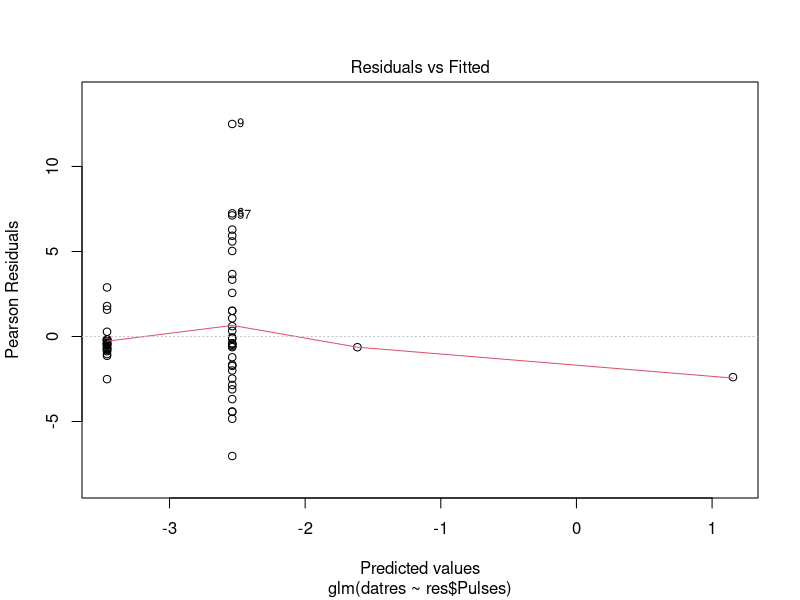
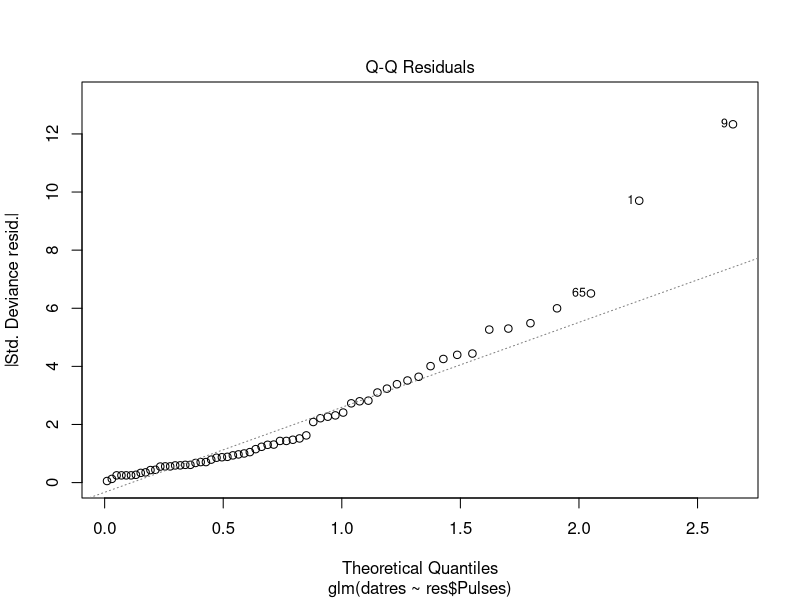
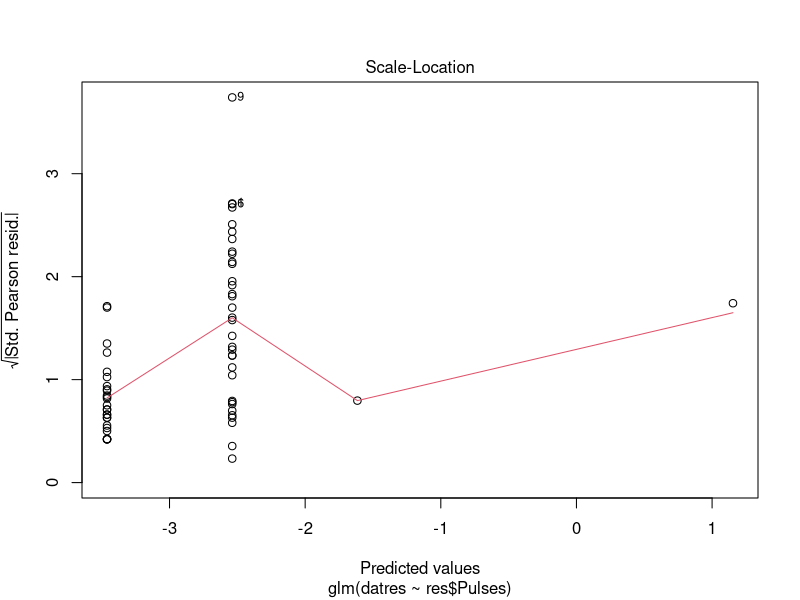
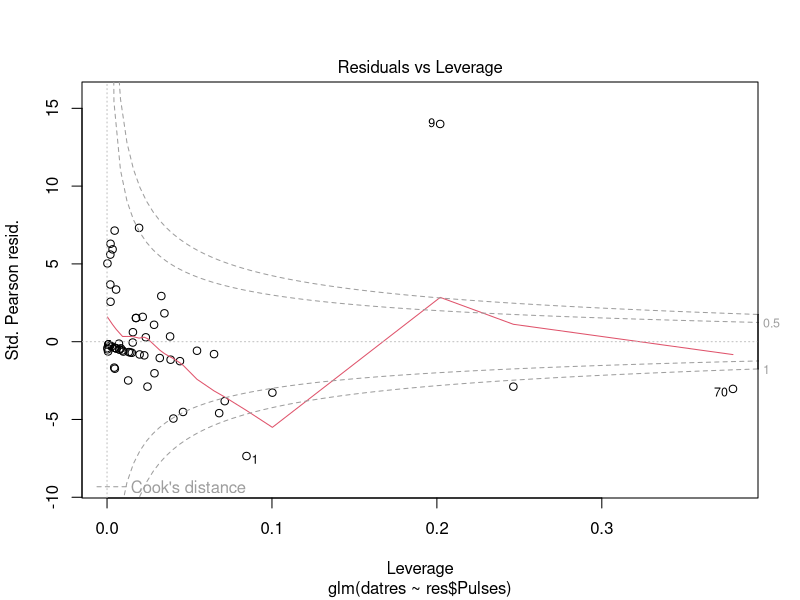
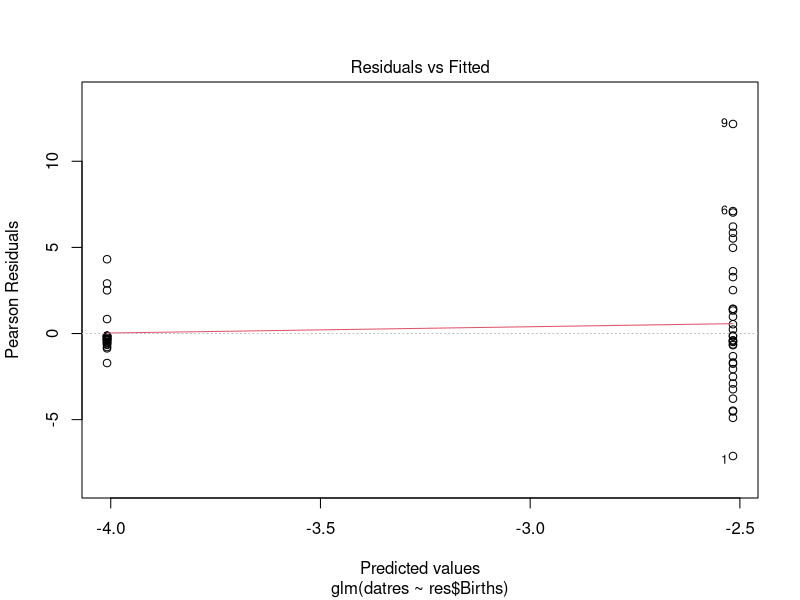
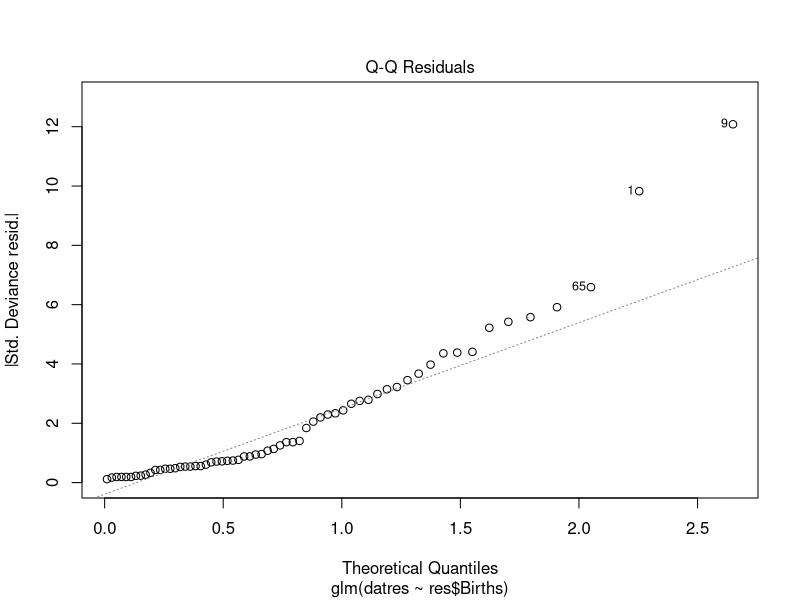
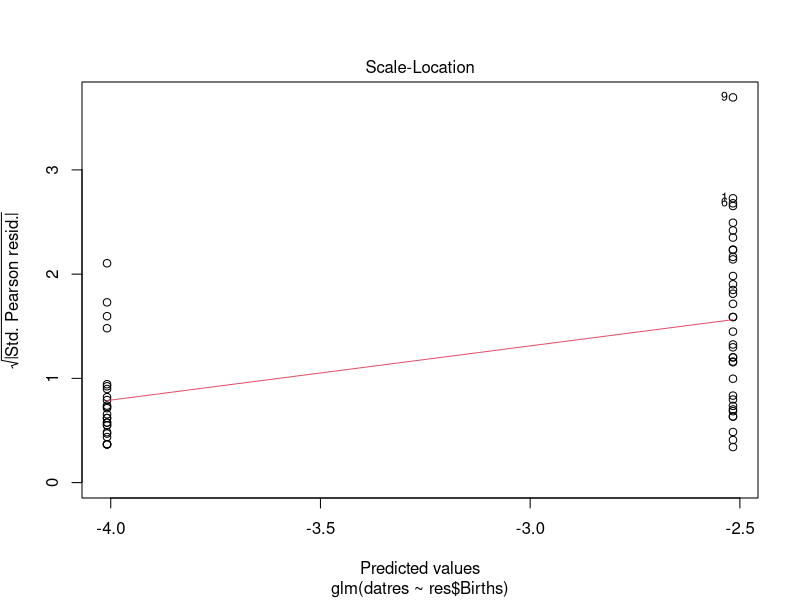
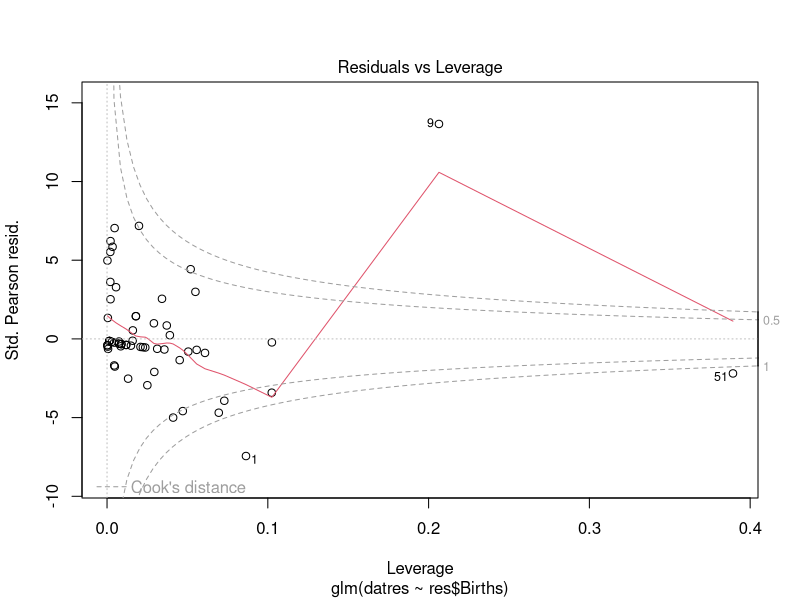

Write R code to recreate these figures, in order.
rm(list=ls())
getwd()

res<-read.csv("data.csv",header=T)

datres<-cbind(res$Positive,res$Negative)
model<-glm(datres~res$Pulses,binomial,na.action=na.omit)
model
summary(model)
plot(model)

model<-glm(datres~res$Births,binomial,na.action=na.omit)
model
summary(model)
plot(model)

###############################

sp<-function(x,y){
  sp<-x/y
}
sp<-res$Positive/res$Tested
res.new<-rbind(res$Positive,res$Tested,sp)
rownames(res.new)<-c("P","N","Sp")
res.new<-t(res.new)
class(res.new)

res.n<-res.new[c(-15),] 

res.u<-matrix(NA,ncol=70,nrow=2)
for (ii in 1:70){
  res.u[1,ii]<-binom.test(res.n[ii],res.n[ii+70])$conf.int[1]
  res.u[2,ii]<-binom.test(res.n[ii],res.n[ii+70])$conf.int[2]
}

res.u<-t(res.u)
res.all<-cbind(res.n,res.u)
dim(res.all)
colnames(res.all)<-c("P","N","Sp","L","U")

res.all<-as.data.frame(res.all)

## each sample get CIs

barplot(res.all$Sp,ylim=c(0,1))

####
library(gplots)
barplot2(res.all$Sp, plot.ci=TRUE, ci.l=res.all$L, ci.u=res.all$U,
         ylim=c(0,1))

## Add legends ##########

####
## select those with one birth pulse
single <- res[(!is.na(res$Births)) & res$Births==0,]
double <- res[(!is.na(res$Births)) & res$Births==1,]

single.sp<-single$Positive/single$Tested
single.res.new<-rbind(single$Positive,single$Tested,single.sp)
rownames(single.res.new)<-c("P","N","Sp")
single.res.new<-t(single.res.new)
class(single.res.new)
dim(single.res.new)
single.res.u<-matrix(NA,ncol=26,nrow=2)
for (ii in 1:26){
  single.res.u[1,ii]<-binom.test(single.res.new[ii],single.res.new[ii+26])$conf.int[1]
  single.res.u[2,ii]<-binom.test(single.res.new[ii],single.res.new[ii+26])$conf.int[2]
}

single.res.u<-t(single.res.u)
single.res.all<-cbind(single.res.new,single.res.u)
dim(single.res.all)
colnames(single.res.all)<-c("P","N","Sp","L","U")

single.res.all<-as.data.frame(single.res.all)

## each sample get CIs

barplot(single.res.all$Sp,ylim=c(0,1))

####
library(gplots)
barplot2(single.res.all$Sp, plot.ci=TRUE, ci.l=single.res.all$L, ci.u=single.res.all$U,
         ylim=c(0,1))

##
double.sp<-double$Positive/double$Tested
double.res.new<-rbind(double$Positive,double$Tested,double.sp)
rownames(double.res.new)<-c("P","N","Sp")
double.res.new<-t(double.res.new)
class(double.res.new)

## remove 2/0
double.res.n<-double.res.new[c(-9),] 
dim(double.res.n)
double.res.u<-matrix(NA,ncol=35,nrow=2)
for (ii in 1:35){
  double.res.u[1,ii]<-binom.test(double.res.n[ii],double.res.n[ii+35])$conf.int[1]
  double.res.u[2,ii]<-binom.test(double.res.n[ii],double.res.n[ii+35])$conf.int[2]
}

double.res.u<-t(double.res.u)
double.res.all<-cbind(double.res.n,double.res.u)
dim(double.res.all)
colnames(double.res.all)<-c("P","N","Sp","L","U")

double.res.all<-as.data.frame(double.res.all)

## each sample get CIs

barplot(double.res.all$Sp,ylim=c(0,1))

####
library(gplots)
barplot2(double.res.all$Sp, plot.ci=TRUE, ci.l=double.res.all$L, ci.u=double.res.all$U,
         ylim=c(0,1))

par(mfrow=c(1,2))
barplot2(double.res.all$Sp, plot.ci=TRUE, ci.l=double.res.all$L, ci.u=double.res.all$U,
         ylim=c(0,1),main="Double",ci.lty=2)

barplot2(single.res.all$Sp, plot.ci=TRUE, ci.l=single.res.all$L, ci.u=single.res.all$U,
         ylim=c(0,1),main="Single",ci.lty=2)

### check without repetition 
res<-read.csv("species.csv",header=T)
datres<-cbind(res$Positive,res$Negative)
#model<-glm(datres~res$Births,quasibinomial,na.action=na.omit)
#model
#summary(model)
#plot(model)
#model<-glm(datres~res$Births+res$Fruit.Bat,binomial,na.action=na.omit)
#summary(model)

model<-glm(datres~res$Births*res$Fruit.Bat,quasibinomial,na.action=na.omit)
summary(model)
model1<-update(model,~.-res$Births:res$Fruit.Bat)
anova(model,model1,test="F")
## interaction not significant
summary(model1)
model2<-update(model1,~.-res$Fruit.Bat)
anova(model1,model2,test="F")
summary(model2)
coef(model2)
1/(1+1/exp(coef(model2)[1]))
1/(1+1/exp(coef(model2)[1]+coef(model2)[2]))
res.t<-tapply(predict(model2,type="response"),na.omit(res$Births),mean)
res.t[2]/res.t[1]

## chi squared test
filo.positive<-c(587,12)
filo.total<-c(7857,673)
prop.test(filo.positive,filo.total)
filo.negative<-c(7270,661)
res.test<-cbind(filo.positive,filo.negative)
fisher.test(res.test)
chisq.test(res.test)

## test without R. aegypt
filo.positive<-c(215,12)
filo.total<-c(4559,673)
prop.test(filo.positive,filo.total)
filo.negative<-c(4344,661)
res.test<-cbind(filo.positive,filo.negative)
fisher.test(res.test)
chisq.test(res.test)


######

## fruit bat vs births
bres<-res[-c(8,18,48,51),]
birthtable<-table(bres$Births,bres$Fruit.Bat)
birthtable
fisher.test(birthtable)
###############################

sp<-function(x,y){
  sp<-x/y
}
sp<-res$Positive/res$Tested
res.new<-rbind(res$Positive,res$Tested,sp)
rownames(res.new)<-c("P","N","Sp")
res.new<-t(res.new)
class(res.new)

res.n<-res.new#[c(-2),] 
dim(res.n)
res.u<-matrix(NA,ncol=53,nrow=2)
for (ii in 1:53){
  res.u[1,ii]<-binom.test(res.n[ii],res.n[ii+53])$conf.int[1]
  res.u[2,ii]<-binom.test(res.n[ii],res.n[ii+53])$conf.int[2]
}

res.u<-t(res.u)
res.all<-cbind(res.n,res.u)
dim(res.all)
colnames(res.all)<-c("P","N","Sp","L","U")

res.all<-as.data.frame(res.all)

## each sample get CIs

barplot(res.all$Sp,ylim=c(0,1))

####
library(gplots)
barplot2(res.all$Sp, plot.ci=TRUE, ci.l=res.all$L, ci.u=res.all$U,
         ylim=c(0,1))

## Add legends ##########

####
## select those with one birth pulse
single <- res[(!is.na(res$Births)) & res$Births==0,]
double <- res[(!is.na(res$Births)) & res$Births==1,]

single.sp<-single$Positive/single$Tested
single.res.new<-rbind(single$Positive,single$Tested,single.sp)
rownames(single.res.new)<-c("P","N","Sp")
single.res.new<-t(single.res.new)
class(single.res.new)
dim(single.res.new)
single.res.u<-matrix(NA,ncol=24,nrow=2)
for (ii in 1:24){
  single.res.u[1,ii]<-binom.test(single.res.new[ii],single.res.new[ii+24])$conf.int[1]
  single.res.u[2,ii]<-binom.test(single.res.new[ii],single.res.new[ii+24])$conf.int[2]
}

single.res.u<-t(single.res.u)
single.res.all<-cbind(single.res.new,single.res.u)
dim(single.res.all)
colnames(single.res.all)<-c("P","N","Sp","L","U")

single.res.all<-as.data.frame(single.res.all)

## each sample get CIs

barplot(single.res.all$Sp,ylim=c(0,1))

####
library(gplots)
barplot2(single.res.all$Sp, plot.ci=TRUE, ci.l=single.res.all$L, ci.u=single.res.all$U,
         ylim=c(0,1))

##
double.sp<-double$Positive/double$Tested
double.res.new<-rbind(double$Positive,double$Tested,double.sp)
rownames(double.res.new)<-c("P","N","Sp")
double.res.new<-t(double.res.new)
class(double.res.new)
double.res.new
## remove 2/0
double.res.n<-double.res.new#[c(-2),] 
dim(double.res.n)
double.res.u<-matrix(NA,ncol=20,nrow=2)
for (ii in 1:20){
  double.res.u[1,ii]<-binom.test(double.res.n[ii],double.res.n[ii+20])$conf.int[1]
  double.res.u[2,ii]<-binom.test(double.res.n[ii],double.res.n[ii+20])$conf.int[2]
}

double.res.u<-t(double.res.u)
double.res.all<-cbind(double.res.n,double.res.u)
dim(double.res.all)
colnames(double.res.all)<-c("P","N","Sp","L","U")

double.res.all<-as.data.frame(double.res.all)

## each sample get CIs

barplot(double.res.all$Sp,ylim=c(0,1))

####
library(gplots)
barplot2(double.res.all$Sp, plot.ci=TRUE, ci.l=double.res.all$L, ci.u=double.res.all$U,
         ylim=c(0,1))

par(mfrow=c(1,2))
barplot2(double.res.all$Sp, plot.ci=TRUE, ci.l=double.res.all$L, ci.u=double.res.all$U,
         ylim=c(0,1),main="",ci.lty=2,names.arg=c(1:20))
mtext('a',font=2,side=3,line=2,at=-4,cex=1)
names.arg=c(double$Bat.species)

barplot2(single.res.all$Sp, plot.ci=TRUE, ci.l=single.res.all$L, ci.u=single.res.all$U,
         ylim=c(0,1),main="",ci.lty=2,names.arg=c(1:24))
mtext('b',font=2,side=3,line=2,at=-4,cex=1)

## test using species names
par(omi=c(1.5,0.2,0.2,0.2))
par(mai=c(1.5,1.5,0.5,0.5))
par(mar=c(4, 4, 4, 4) + 0.1)
par(mfrow=c(1,2))
par(las=2)
barplot2(double.res.all$Sp, plot.ci=TRUE, ci.l=double.res.all$L, ci.u=double.res.all$U,
         ylim=c(0,1),main="",ci.lty=2,names.arg=double$Bat.Species,cex.names=0.6)
par(las=1)
mtext('a',font=2,side=3,line=2,at=-4,cex=1)
par(las=2)
barplot2(single.res.all$Sp, plot.ci=TRUE, ci.l=single.res.all$L, ci.u=single.res.all$U,
         ylim=c(0,1),main="",ci.lty=2,names.arg=single$Bat.Species,cex.names=0.6)
par(las=1)
mtext('b',font=2,side=3,line=2,at=-4,cex=1)
